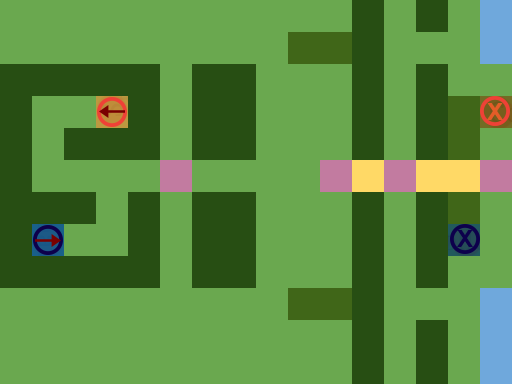

A 2D game scene composited from a Tiled map and its tileset images. What follows is a short description and the map's XML, with every tile layer's data as written:
An orthogonal 16x12 tile map with 32x32 px tiles, 3 tile layers (Ground, Obstacles, Objects), 1 hidden layer not drawn.

<map version="1.0" orientation="orthogonal" renderorder="right-down" width="16" height="12" tilewidth="32" tileheight="32" nextobjectid="6">
 <tileset firstgid="1" name="TilesetPlaceholder" tilewidth="32" tileheight="32" tilecount="240" columns="10">
  <image source="Tileset.png" width="320" height="768" />
 </tileset>
 <layer name="Ground" width="16" height="12">
  <data encoding="csv">
1,1,1,1,1,1,1,1,1,1,1,1,1,1,1,5,
1,1,1,1,1,1,1,1,1,1,1,1,1,1,1,5,
1,1,1,1,1,1,1,1,1,1,1,1,1,1,1,1,
1,1,1,1,1,1,1,1,1,1,1,1,1,1,1,1,
1,1,1,1,1,1,1,1,1,1,1,1,1,1,1,1,
1,1,1,1,1,3,1,1,1,1,3,2,3,2,2,3,
1,1,1,1,1,1,1,1,1,1,1,2,1,1,1,1,
1,1,1,1,1,1,1,1,1,1,1,1,1,1,1,1,
1,1,1,1,1,1,1,1,1,1,1,1,1,1,1,1,
1,1,1,1,1,1,1,1,1,1,1,1,1,1,1,5,
1,1,1,1,1,1,1,1,1,1,1,1,1,1,1,5,
1,1,1,1,1,1,1,1,1,1,1,1,1,1,1,5
</data>
 </layer>
 <layer name="Obstacles" width="16" height="12">
  <data encoding="csv">
0,0,0,0,0,0,0,0,0,0,0,42,0,42,0,0,
0,0,0,0,0,0,0,0,0,44,44,42,0,0,0,0,
42,42,42,42,42,0,42,42,0,0,0,42,0,42,0,0,
42,0,0,0,42,0,42,42,0,0,0,42,0,42,44,0,
42,0,42,42,42,0,42,42,0,0,0,42,0,42,44,0,
42,0,0,0,0,0,0,0,0,0,0,0,0,0,0,0,
42,42,42,0,42,0,42,42,0,0,0,42,0,42,44,0,
42,0,0,0,42,0,42,42,0,0,0,42,0,42,0,0,
42,42,42,42,42,0,42,42,0,0,0,42,0,42,0,0,
0,0,0,0,0,0,0,0,0,44,44,42,0,0,0,0,
0,0,0,0,0,0,0,0,0,0,0,42,0,42,0,0,
0,0,0,0,0,0,0,0,0,0,0,42,0,42,0,0
</data>
 </layer>
 <layer name="Objects" width="16" height="12">
  <data encoding="csv">
0,0,0,0,0,0,0,0,0,0,0,0,0,0,0,0,
0,0,0,0,0,0,0,0,0,0,0,0,0,0,0,0,
0,0,0,0,0,0,0,0,0,0,0,0,0,0,0,0,
0,0,0,1610612817,0,0,0,0,0,0,0,0,0,0,0,181,
0,0,0,0,0,0,0,0,0,0,0,0,0,0,0,0,
0,0,0,0,0,0,0,0,0,0,0,0,0,0,0,0,
0,0,0,0,0,0,0,0,0,0,0,0,0,0,0,0,
0,2684354642,0,0,0,0,0,0,0,0,0,0,0,0,182,0,
0,0,0,0,0,0,0,0,0,0,0,0,0,0,0,0,
0,0,0,0,0,0,0,0,0,0,0,0,0,0,0,0,
0,0,0,0,0,0,0,0,0,0,0,0,0,0,0,0,
0,0,0,0,0,0,0,0,0,0,0,0,0,0,0,0
</data>
 </layer>
 <layer name="Solution" width="16" height="12" visible="0">
  <data encoding="csv">
0,0,0,0,0,0,0,0,0,0,0,0,0,0,0,0,
0,0,0,233,233,0,0,0,0,0,0,0,0,0,0,0,
0,0,0,0,0,0,0,0,0,0,0,0,0,0,0,0,
0,222,222,0,0,0,0,0,0,0,0,0,0,0,0,0,
0,222,0,0,0,0,0,0,0,0,0,0,0,0,0,0,
0,222,224,225,225,224,0,0,0,0,0,0,0,0,0,0,
0,0,0,232,0,0,0,0,0,0,0,0,0,0,0,0,
0,0,232,232,0,0,0,0,0,0,0,0,0,0,0,0,
0,0,0,0,0,0,0,0,0,0,0,0,0,0,0,0,
0,0,0,0,0,0,223,223,0,0,0,0,0,0,0,0,
0,0,0,0,0,0,0,0,0,0,0,0,0,0,0,0,
0,0,0,0,0,0,0,0,0,0,0,0,0,0,0,0
</data>
 </layer>
</map>
